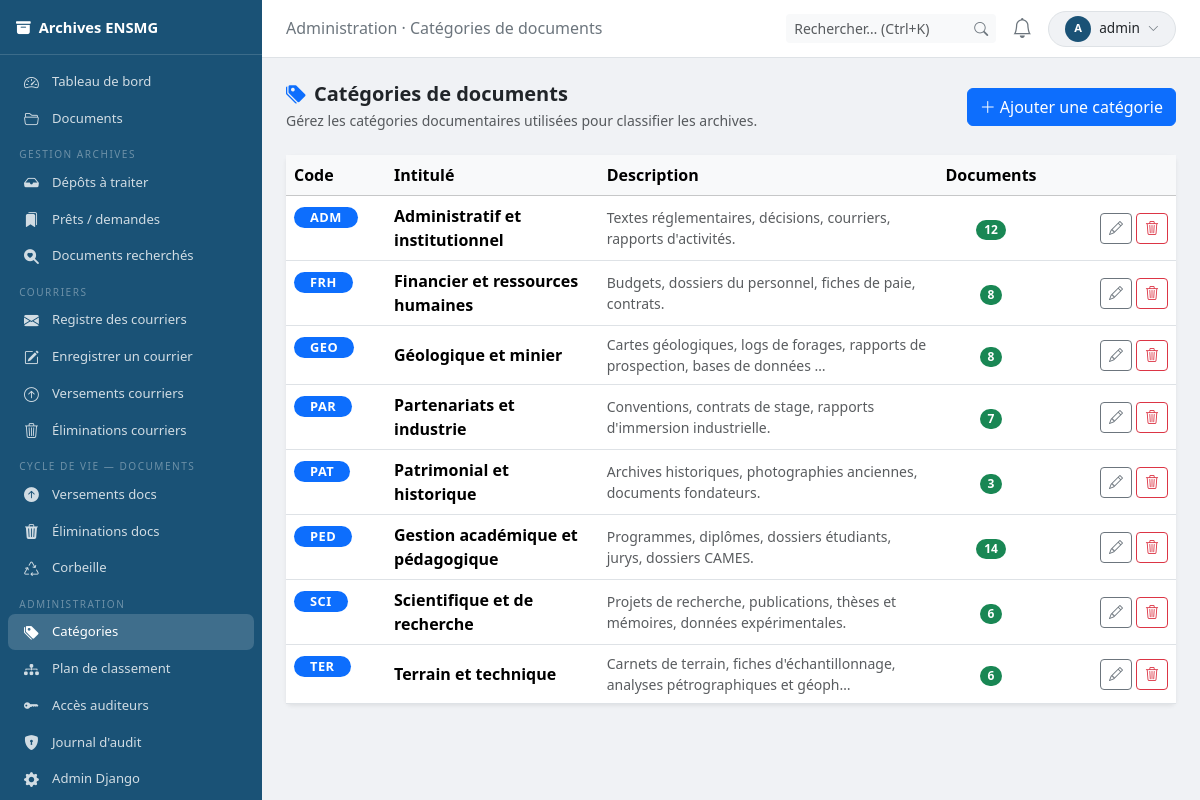
The app's page /gestion/categories/ (signed in) with its own data.
### users/models.py (models this page shows, shortened)
class CustomUser(AbstractUser):
    class Role(models.TextChoices):
        ADMIN       = 'ADMIN',      'Administrateur système'
        ARCHIVISTE  = 'ARCHIVISTE', 'Archiviste'
        DIRECTION   = 'DIRECTION',  'Direction'
        PERSONNEL   = 'PERSONNEL',  'Personnel administratif'
        ENSEIGNANT  = 'ENSEIGNANT', 'Enseignant-chercheur'
    role = models.CharField(
        max_length=20,
        choices=Role.choices,
        default=Role.PERSONNEL,
        verbose_name='Rôle',
    )
    departement = models.ForeignKey(
        Departement,
        null=True, blank=True,
        on_delete=models.SET_NULL,
        verbose_name='Département / Service',
        help_text='Service de rattachement de l\'utilisateur.',
    )
    telephone = models.CharField(
        max_length=30,
        blank=True,
        verbose_name='Téléphone',
    )
    class Meta:
        verbose_name        = 'Utilisateur'
        verbose_name_plural = 'Utilisateurs'
        ordering            = ['last_name', 'first_name']

### archives/models.py (models this page shows, shortened)
class CategorieDocument(models.Model):
    class Code(models.TextChoices):
        ADMINISTRATIF  = 'ADM', 'Administratif et institutionnel'
        PEDAGOGIQUE    = 'PED', 'Gestion académique et pédagogique'
        SCIENTIFIQUE   = 'SCI', 'Scientifique et de recherche'
        GEOLOGIQUE     = 'GEO', 'Géologique et minier'
        TERRAIN        = 'TER', 'Terrain et technique'
        PARTENARIAT    = 'PAR', 'Partenariats et industrie'
        FINANCIER_RH   = 'FRH', 'Financier et ressources humaines'
        PATRIMONIAL    = 'PAT', 'Patrimonial et historique'
    code        = models.CharField(max_length=10, unique=True, verbose_name='Code')
    nom         = models.CharField(max_length=200, verbose_name='Intitulé')
    description = models.TextField(blank=True, verbose_name='Description')
    class Meta:
        verbose_name          = 'Catégorie de document'
        verbose_name_plural   = 'Catégories de documents'
        ordering              = ['code']

### archives/views.py (the view)
# urls.py: path('gestion/categories/', views.admin_categories_list, name='admin_categories'),
def admin_categories_list(request):
    guard = _admin_guard(request)
    if guard:
        return guard
    categories = CategorieDocument.objects.annotate(
        nb_documents=__import__('django.db.models', fromlist=['Count']).Count('document')
    ).order_by('code')
    ctx = _notif_ctx(request)
    ctx['categories'] = categories
    return render(request, 'archives/admin/categories/list.html', ctx)

### archives/permissions.py (called while the page is built)
def est_admin(user):
    return user.is_superuser or getattr(user, 'role', None) == CustomUser.Role.ADMIN

def est_archiviste(user):
    return getattr(user, 'role', None) == CustomUser.Role.ARCHIVISTE

def est_direction(user):
    return getattr(user, 'role', None) == CustomUser.Role.DIRECTION

### archives/views.py (called while the page is built)
def _notif_ctx(request):
    user = request.user
    notifs_non_lues = Notification.objects.filter(destinataire=user, lue=False)
    return {
        'nb_notifications': notifs_non_lues.count(),
        'notifs_recentes':  notifs_non_lues.select_related(
            'depot', 'document'
        ).order_by('-date_creation')[:6],
        'nb_messages_non_lus': MessageDestinataire.objects.filter(
            destinataire=user, lu=False, en_corbeille=False
        ).count(),
        'est_gestionnaire': est_archiviste(user) or est_admin(user),
        'est_direction':    est_direction(user),
        'est_admin':        est_admin(user),
        'theme': 'archiviste' if (est_archiviste(user) or est_admin(user)) else 'agent',
    }

def _admin_guard(request):
    if not request.user.is_authenticated:
        from django.conf import settings as djsettings
        return redirect(djsettings.LOGIN_URL)
    if not (est_archiviste(request.user) or est_admin(request.user)):
        raise PermissionDenied
    return None

### archives/templates/archives/admin/categories/list.html (shortened to what this page needs)
{% extends "archives/base.html" %}
{% block topbar_title %}Administration · Catégories de documents{% endblock %}
{% block content %}
<div class="d-flex justify-content-between align-items-center mb-4">
  <div>
    <h5 class="mb-1 fw-semibold"><i class="bi bi-tags-fill me-2 text-primary"></i>Catégories de documents</h5>
    <p class="text-muted mb-0 small">Gérez les catégories documentaires utilisées pour classifier les archives.</p>
  </div>
  <a href="{% url 'archives:admin_categorie_create' %}" class="btn btn-primary">
    <i class="bi bi-plus-lg me-1"></i>Ajouter une catégorie
  </a>
</div>
<div class="card border-0 shadow-sm">
  <div class="card-body p-0">
    <table class="table table-hover mb-0">
      <thead class="table-light">
        <tr>
          <th style="width:100px">Code</th>
          <th>Intitulé</th>
          <th class="d-none d-md-table-cell">Description</th>
          <th class="text-center" style="width:110px">Documents</th>
          <th style="width:130px"></th>
        </tr>
      </thead>
      <tbody>
        {% for cat in categories %}
        <tr>
          <td>
            <span class="badge rounded-pill text-bg-primary px-3 py-1 fw-semibold" style="font-size:.8rem;letter-spacing:.5px">
              {{ cat.code }}
            </span>
          </td>
          <td class="fw-semibold align-middle">{{ cat.nom }}</td>
          <td class="text-muted small d-none d-md-table-cell align-middle">
            {{ cat.description|truncatechars:80|default:"—" }}
          </td>
          <td class="text-center align-middle">
            <span class="badge {% if cat.nb_documents %}bg-success{% else %}bg-light text-muted{% endif %} rounded-pill">
              {{ cat.nb_documents }}
            </span>
          </td>
          <td class="align-middle">
            <div class="d-flex gap-1 justify-content-end">
              <a href="{% url 'archives:admin_categorie_edit' cat.pk %}"
                 class="btn btn-sm btn-outline-secondary" title="Modifier">
                <i class="bi bi-pencil"></i>
              </a>
              <a href="{% url 'archives:admin_categorie_delete' cat.pk %}"
                 class="btn btn-sm btn-outline-danger" title="Supprimer">
                <i class="bi bi-trash3"></i>
              </a>
            </div>
          </td>
        </tr>
        {% endfor %}
      </tbody>
    </table>
  </div>
</div>
{% endblock %}

### archives/templates/archives/base.html (shortened to what this page needs)
<!DOCTYPE html>
<html lang="fr" data-theme="light">
<head>
  <link rel="stylesheet" href="https://cdn.jsdelivr.net/npm/bootstrap@5.3.2/dist/css/bootstrap.min.css">
  <link rel="stylesheet" href="https://cdn.jsdelivr.net/npm/bootstrap-icons@1.11.3/font/bootstrap-icons.min.css">
</head>
<body>
<nav id="sidebar">
  <div class="brand">
    <span><i class="bi bi-archive-fill me-2"></i>Archives ENSMG</span>
  </div>
  <div class="py-2 flex-grow-1 overflow-auto">
    <a href="{% url 'archives:dashboard' %}" class="nav-link{% if request.resolver_match.url_name == 'dashboard' %} active{% endif %}">
      <i class="bi bi-speedometer2"></i>Tableau de bord
    </a>
    <a href="{% url 'archives:document_list' %}" class="nav-link">
      <i class="bi bi-folder2-open"></i>Documents
    </a>
    {% if est_gestionnaire %}
    <div class="nav-section">Gestion archives</div>
    <a href="{% url 'archives:archiviste_depots' %}" class="nav-link{% if 'archiviste_depot' in request.resolver_match.url_name %} active{% endif %}">
      <i class="bi bi-inbox-fill"></i>Dépôts à traiter
    </a>
    <a href="{% url 'archives:archiviste_prets' %}" class="nav-link{% if 'archiviste_pret' in request.resolver_match.url_name %} active{% endif %}">
      <i class="bi bi-bookmarks-fill"></i>Prêts / demandes
    </a>
    <a href="{% url 'archives:archiviste_recherches' %}" class="nav-link{% if 'archiviste_recherche' in request.resolver_match.url_name %} active{% endif %}">
      <i class="bi bi-search-heart-fill"></i>Documents recherchés
    </a>
    <div class="nav-section">Courriers</div>
    <a href="{% url 'archives:courrier_liste' %}" class="nav-link{% if 'courrier' in request.resolver_match.url_name and 'bv' not in request.resolver_match.url_name and 'be' not in request.resolver_match.url_name %} active{% endif %}">
      <i class="bi bi-envelope-fill"></i>Registre des courriers
    </a>
    <a href="{% url 'archives:courrier_enregistrer' %}" class="nav-link{% if request.resolver_match.url_name == 'courrier_enregistrer' %} active{% endif %}">
      <i class="bi bi-pencil-square"></i>Enregistrer un courrier
    </a>
    <a href="{% url 'archives:courrier_bv_liste' %}" class="nav-link{% if 'courrier_bv' in request.resolver_match.url_name %} active{% endif %}">
      <i class="bi bi-arrow-up-circle"></i>Versements courriers
    </a>
    <a href="{% url 'archives:courrier_be_liste' %}" class="nav-link{% if 'courrier_be' in request.resolver_match.url_name %} active{% endif %}">
      <i class="bi bi-trash3"></i>Éliminations courriers
    </a>
    <div class="nav-section">Cycle de vie — Documents</div>
    <a href="{% url 'archives:admin_bordereaux_versement' %}" class="nav-link{% if 'versement' in request.resolver_match.url_name and 'courrier' not in request.resolver_match.url_name %} active{% endif %}">
      <i class="bi bi-arrow-up-circle-fill"></i>Versements docs
    </a>
    <a href="{% url 'archives:admin_bordereaux_elimination' %}" class="nav-link{% if 'elimination' in request.resolver_match.url_name and 'courrier' not in request.resolver_match.url_name %} active{% endif %}">
      <i class="bi bi-trash3-fill"></i>Éliminations docs
    </a>
    <a href="{% url 'archives:corbeille' %}" class="nav-link{% if request.resolver_match.url_name == 'corbeille' %} active{% endif %}">
      <i class="bi bi-recycle"></i>Corbeille
    </a>
    <div class="nav-section">Administration</div>
    <a href="{% url 'archives:admin_categories' %}" class="nav-link{% if 'admin_categorie' in request.resolver_match.url_name %} active{% endif %}">
      <i class="bi bi-tags-fill"></i>Catégories
    </a>
    <a href="{% url 'archives:admin_plans' %}" class="nav-link{% if 'admin_plan' in request.resolver_match.url_name %} active{% endif %}">
      <i class="bi bi-diagram-3-fill"></i>Plan de classement
    </a>
    <a href="{% url 'archives:audit_tokens' %}" class="nav-link{% if 'audit_token' in request.resolver_match.url_name %} active{% endif %}">
      <i class="bi bi-key-fill"></i>Accès auditeurs
    </a>
    <a href="{% url 'archives:admin_journal' %}" class="nav-link{% if request.resolver_match.url_name == 'admin_journal' %} active{% endif %}">
      <i class="bi bi-shield-lock-fill"></i>Journal d'audit
    </a>
    {% if est_admin %}<a href="/admin/" class="nav-link"><i class="bi bi-gear-fill"></i>Admin Django</a>{% endif %}
    {% endif %}
  </div>
</nav>
<div id="main-content">
  <div id="topbar">
    <div class="d-flex align-items-center gap-2">
      <h6 class="mb-0 fw-normal" style="color:var(--muted)">{% block topbar_title %}{% endblock %}</h6>
    </div>
    <div class="d-flex align-items-center gap-2">
      <form method="get" action="{% url 'archives:document_list' %}" class="d-none d-lg-flex">
        <div class="input-group input-group-sm" style="width:210px">
          <input type="search" name="q" class="form-control border-0 bg-light"
                 placeholder="Rechercher… (Ctrl+K)" id="global-search"
                 value="{{ request.GET.q }}" autocomplete="off">
          <button type="submit" class="btn btn-light border-0"><i class="bi bi-search" style="color:var(--muted)"></i></button>
        </div>
      </form>
      <div class="dropdown">
        <button class="bell-btn" data-bs-toggle="dropdown" data-bs-auto-close="outside">
          <i class="bi bi-bell{% if nb_notifications %}-fill{% endif %} fs-5"></i>
        </button>
      </div>
      <div class="dropdown">
        <button class="btn btn-sm d-flex align-items-center gap-2 border rounded-pill px-3 py-1"
                style="background:var(--body-bg);font-size:.85rem" type="button" data-bs-toggle="dropdown">
          <div class="rounded-circle d-flex align-items-center justify-content-center text-white fw-bold flex-shrink-0"
               style="width:26px;height:26px;font-size:.7rem;background:var(--theme-color)">
            {{ request.user.first_name|first|upper|default:request.user.username|first|upper }}
          </div>
          <span class="d-none d-md-inline">{{ request.user.get_full_name|default:request.user.username|truncatechars:18 }}</span>
          <i class="bi bi-chevron-down" style="font-size:.7rem;color:var(--muted)"></i>
        </button>
      </div>
    </div>
  </div>
  <div class="page-body">{% block content %}{% endblock %}</div>
</div>
</body>
</html>

### records on screen
CustomUser: user.first_name|first "A", user.get_full_name "admin"
CategorieDocument: code "ADM", nom "Administratif et institutionnel", description "Textes réglementaires, décisions, courriers, rapports d'activités.", nb_documents "12"
CategorieDocument: code "FRH", nom "Financier et ressources humaines", description "Budgets, dossiers du personnel, fiches de paie, contrats.", nb_documents "8"
CategorieDocument: code "GEO", nom "Géologique et minier", description "Cartes géologiques, logs de forages, rapports de prospection, bases de données …", nb_documents "8"
CategorieDocument: code "PAR", nom "Partenariats et industrie", description "Conventions, contrats de stage, rapports d'immersion industrielle.", nb_documents "7"
CategorieDocument: code "PAT", nom "Patrimonial et historique", description "Archives historiques, photographies anciennes, documents fondateurs.", nb_documents "3"
CategorieDocument: code "PED", nom "Gestion académique et pédagogique", description "Programmes, diplômes, dossiers étudiants, jurys, dossiers CAMES.", nb_documents "14"
CategorieDocument: code "SCI", nom "Scientifique et de recherche", description "Projets de recherche, publications, thèses et mémoires, données expérimentales.", nb_documents "6"
CategorieDocument: code "TER", nom "Terrain et technique", description "Carnets de terrain, fiches d'échantillonnage, analyses pétrographiques et géoph…", nb_documents "6"
